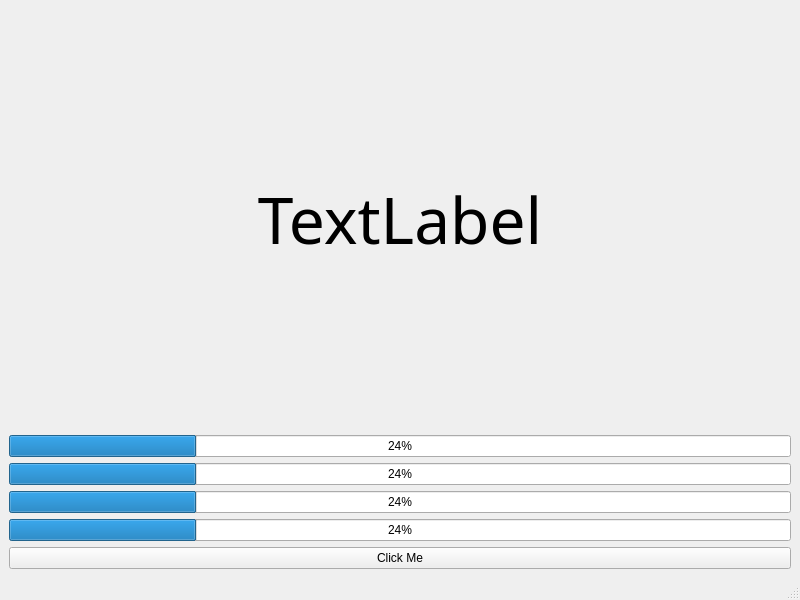
<?xml version="1.0" encoding="UTF-8"?>
<ui version="4.0">
 <class>MainWindow</class>
 <widget class="QMainWindow" name="MainWindow">
  <property name="geometry">
   <rect>
    <x>0</x>
    <y>0</y>
    <width>800</width>
    <height>600</height>
   </rect>
  </property>
  <property name="windowTitle">
   <string>MainWindow</string>
  </property>
  <widget class="QWidget" name="centralwidget">
   <layout class="QVBoxLayout" name="verticalLayout_2">
    <item>
     <layout class="QVBoxLayout" name="verticalLayout">
      <item>
       <widget class="QLabel" name="label_2">
        <property name="font">
         <font>
          <family>aakar</family>
          <pointsize>48</pointsize>
         </font>
        </property>
        <property name="text">
         <string>TextLabel</string>
        </property>
        <property name="alignment">
         <set>Qt::AlignCenter</set>
        </property>
       </widget>
      </item>
      <item>
       <widget class="QProgressBar" name="pb1">
        <property name="value">
         <number>24</number>
        </property>
       </widget>
      </item>
      <item>
       <widget class="QProgressBar" name="pb4">
        <property name="value">
         <number>24</number>
        </property>
       </widget>
      </item>
      <item>
       <widget class="QProgressBar" name="pb3">
        <property name="value">
         <number>24</number>
        </property>
       </widget>
      </item>
      <item>
       <widget class="QProgressBar" name="pb2">
        <property name="value">
         <number>24</number>
        </property>
       </widget>
      </item>
      <item>
       <widget class="QPushButton" name="pushButton">
        <property name="text">
         <string>Click Me</string>
        </property>
       </widget>
      </item>
     </layout>
    </item>
   </layout>
  </widget>
  <widget class="QMenuBar" name="menubar">
   <property name="geometry">
    <rect>
     <x>0</x>
     <y>0</y>
     <width>800</width>
     <height>23</height>
    </rect>
   </property>
  </widget>
  <widget class="QStatusBar" name="statusbar"/>
 </widget>
 <resources/>
 <connections/>
</ui>
